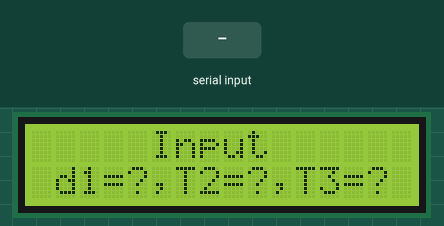
Simulated run of this sketch. Board: Arduino Uno, built with avr-gcc and run on an emulated ATmega328P. Parts: 16×2 character LCD. The test bench sets the inputs (shaded band).

Above: at 1.2 s.
1.3 s: "Y\n" received over Serial
At 2.6 s:
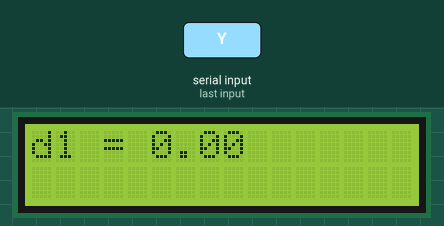
3.8 s: "y\n" received over Serial
At 5.7 s:
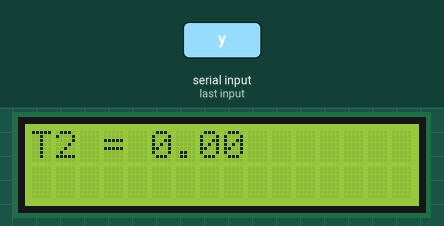
6.3 s: "90,45,200\n" received over Serial
At 8.1 s:
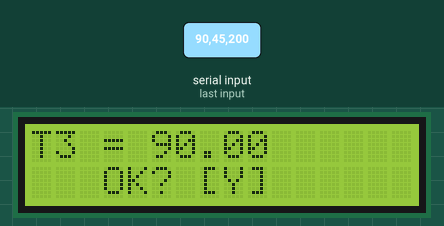
8.8 s: "30,150,10\n" received over Serial
At 11.0 s:
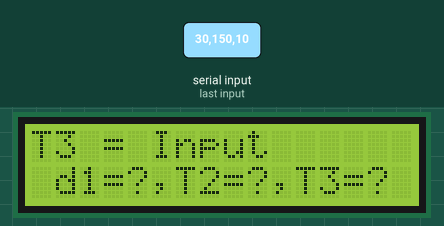
11.3 s: "0\n" received over Serial
At 12.1 s:
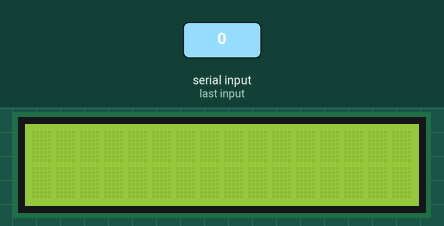
Timing chart, 0 to 14.3 s (numbered marks = the images above; inputs shaded):
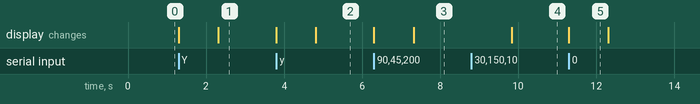

Measured:
- after the input at 1.3 s, the display: first changes at once (image 1 shows a later state)
- after the input at 3.8 s, the display: first changes at once (image 2 shows a later state)
- after the input at 6.3 s, the display: first changes at once (image 3 shows a later state)
- after the input at 8.8 s, the display: changes after 1.0 s (image 4)
- after the input at 11.3 s, the display: changes at once (image 5)
- what the display in image 5 shows lasts 1.0 s, from 11.3 s to 12.3 s

The sketch:

30._Python_to_Arduino_SCARA-V3.ino
```cpp
#include <Wire.h>
#include <LiquidCrystal_I2C.h>
LiquidCrystal_I2C lcd(0x27,16,2);
float d1,T2,T3;
String ok;

void setup() {
  // put your setup code here, to run once:
Serial.begin(9600);
lcd.begin();
lcd.backlight();
}

void loop() {
  // put your main code here, to run repeatedly:
// Input Joint Variables
lcd.setCursor(5,0);
lcd.print("Input");
lcd.setCursor(1,1);
lcd.print("d1=?,T2=?,T3=?");


// d1=?
while(Serial.available()==0)
{

}
lcd.clear();
d1=Serial.readStringUntil('\r').toFloat();
lcd.setCursor(0,0);
lcd.print("d1 = ");
lcd.print(d1);

// T2=?
while(Serial.available()==0)
{

}
lcd.clear();
T2=Serial.readStringUntil('\r').toFloat();
lcd.setCursor(0,0);
lcd.print("T2 = ");
lcd.print(T2);

//// T3=?
while(Serial.available()==0)
{

}
lcd.clear();
T3=Serial.readStringUntil('\r').toFloat();
lcd.setCursor(0,0);
lcd.print("T3 = ");
lcd.print(T3);
lcd.setCursor(3,1);
lcd.print("OK? [Y]");
while(Serial.available()==0)
{

}

ok=Serial.readStringUntil('\r');
if(ok=="Y" || ok=="y")
{
  lcd.clear();
  return;
}

}
```
